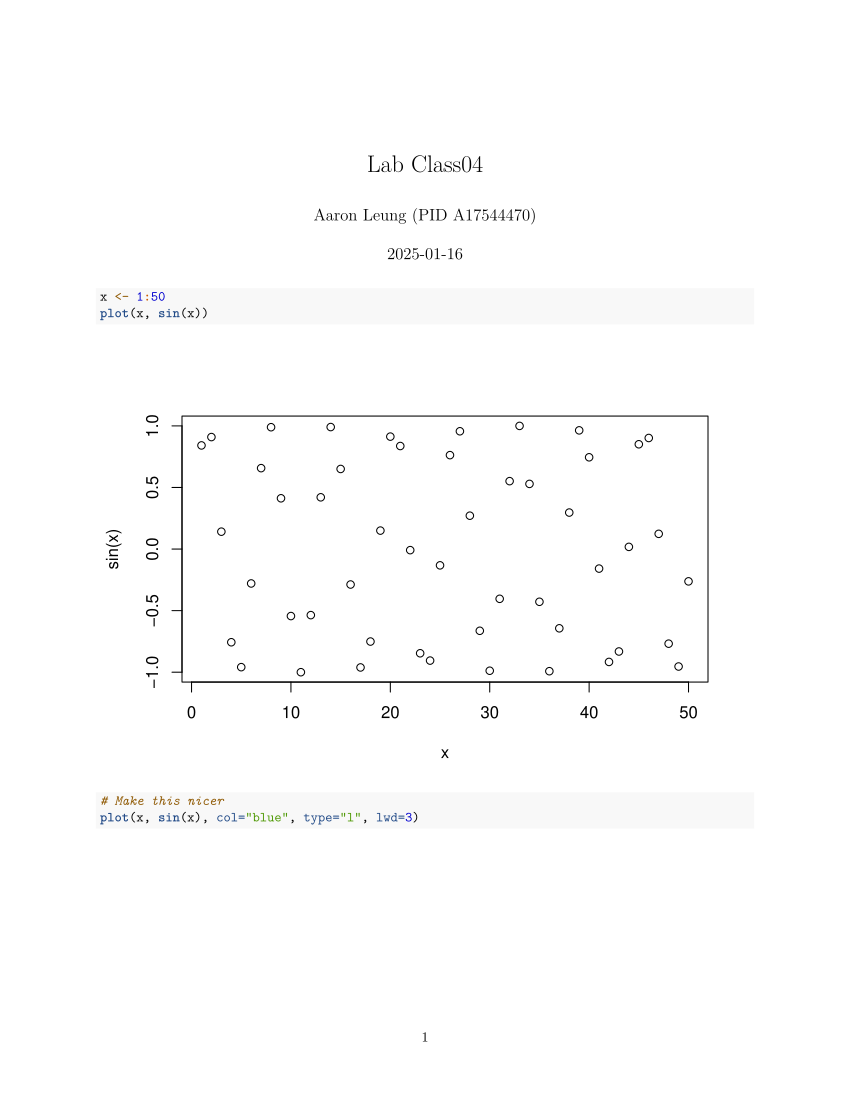

This chart was generated by the following R code:
#' ---
#' title: "Lab Class04"
#' author: "Aaron Leung (PID A17544470)"
#' ---


x <- 1:50
plot(x, sin(x))

# Make this nicer
plot(x, sin(x), col="blue", type="l", lwd=3)

x <- c(6, 12, 4, 15)
x != 6
